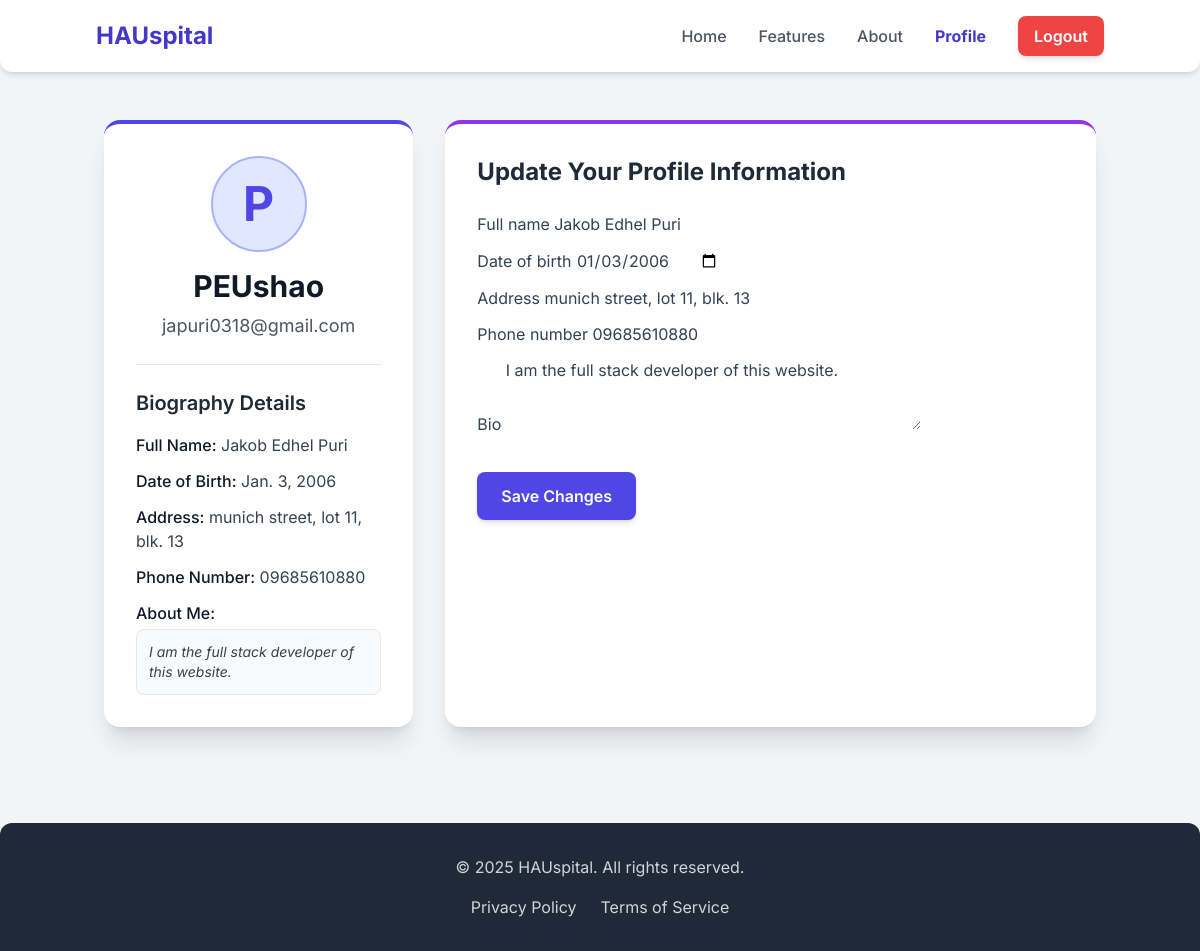
/accounts/profile/ (signed in), run on the app's committed database.
### users/models.py (models this page shows, shortened)
class Profile(models.Model):
    user = models.OneToOneField(User, on_delete=models.CASCADE)
    full_name = models.CharField(max_length=100, blank=True, null=True)
    date_of_birth = models.DateField(blank=True, null=True)
    address = models.CharField(max_length=255, blank=True, null=True)
    phone_number = models.CharField(max_length=20, blank=True, null=True)
    bio = models.TextField(blank=True, null=True)

### users/views.py (the view)
# urls.py: path('profile/', views.profile_dashboard, name='profile_dashboard'),
@login_required
def profile_dashboard(request):
    try:
        profile = request.user.profile
    except Profile.DoesNotExist:
        profile = Profile.objects.create(user=request.user)
        messages.info(request, "Your profile was just created. Please fill out your details.")
    if request.method == 'POST':
        form = ProfileUpdateForm(request.POST, instance=profile)
        if form.is_valid():
            form.save()
            messages.success(request, 'Your profile has been updated successfully!')
            return redirect('profile_dashboard')
        else:
            for field, errors in form.errors.items():
                for error in errors:
                    messages.error(request, f"Profile field '{field}': {error}")
    else:
        form = ProfileUpdateForm(instance=profile)
    context = {
        'user': request.user,
        'profile': profile,
        'form': form
    }
    return render(request, 'users/profile_dashboard.html', context)

### users/templates/users/profile_dashboard.html (shortened to what this page needs)
{% load static crispy_forms_tags %}
<!DOCTYPE html>
<html lang="en">
<head>
    <script src="https://cdn.tailwindcss.com"></script>
    <link rel="stylesheet" href="{% static 'css/style.css' %}">
</head>
<body class="antialiased">
    <nav class="bg-white shadow-md py-4 px-6 md:px-12 lg:px-24 rounded-b-xl">
        <div class="container mx-auto flex justify-between items-center">
            <a href="{% url 'home' %}" class="text-2xl font-bold text-indigo-700 hover:text-indigo-900 transition duration-300 ease-in-out">
                HAUspital
            </a>
            <div class="hidden md:flex space-x-8 items-center">
                <a href="{% url 'home' %}" class="text-gray-600 hover:text-indigo-700 font-medium transition duration-300 ease-in-out">Home</a>
                <a href="{% url 'features' %}" class="text-gray-600 hover:text-indigo-700 font-medium transition duration-300 ease-in-out">Features</a>
                <a href="{% url 'about' %}" class="text-gray-600 hover:text-indigo-700 font-medium transition duration-300 ease-in-out">About</a>
                <a href="{% url 'profile_dashboard' %}" class="text-indigo-700 hover:text-indigo-900 font-bold transition duration-300 ease-in-out">Profile</a>
                <form action="{% url 'logout' %}" method="post" class="inline">
                    <button type="submit" class="bg-red-500 text-white py-2 px-4 rounded-lg font-semibold hover:bg-red-600 transition duration-300 ease-in-out shadow-md">
                        Logout
                    </button>
                </form>
            </div>
        </div>
    </nav>
    <div class="container mx-auto py-12 px-4">
        <div class="grid grid-cols-1 lg:grid-cols-3 gap-8">
            <div class="lg:col-span-1 bg-white p-8 rounded-2xl shadow-xl border-t-4 border-indigo-600 h-fit">
                <div class="flex flex-col items-center mb-6">
                    <div class="w-24 h-24 rounded-full bg-indigo-100 flex items-center justify-center text-indigo-600 text-5xl font-bold mb-4 border-2 border-indigo-300">
                        {{ user.username.0|upper }}
                    </div>
                    <h2 class="text-3xl font-bold text-gray-900 mb-2">{{ user.username }}</h2>
                    <p class="text-gray-600 text-lg">{{ user.email }}</p>
                </div>
                <hr class="border-gray-200 my-6">
                <h3 class="text-xl font-semibold text-gray-800 mb-4">Biography Details</h3>
                <div class="space-y-3 text-gray-700">
                    <p><span class="font-medium text-gray-900">Full Name:</span> {{ profile.full_name|default:"Not provided" }}</p>
                    <p><span class="font-medium text-gray-900">Date of Birth:</span> {{ profile.date_of_birth|default:"Not provided" }}</p>
                    <p><span class="font-medium text-gray-900">Address:</span> {{ profile.address|default:"Not provided" }}</p>
                    <p><span class="font-medium text-gray-900">Phone Number:</span> {{ profile.phone_number|default:"Not provided" }}</p>
                    <div>
                        <span class="font-medium text-gray-900 block mb-1">About Me:</span>
                        <p class="bg-gray-50 p-3 rounded-lg border border-gray-200 text-sm italic">{{ profile.bio|default:"No biography provided yet." }}</p>
                    </div>
                </div>
            </div>
            <div class="lg:col-span-2 bg-white p-8 rounded-2xl shadow-xl border-t-4 border-purple-600">
                <h3 class="text-2xl font-bold text-gray-800 mb-6 text-center lg:text-left">Update Your Profile Information</h3>
                <form method="post">
                    {{ form|crispy }}
                    <button type="submit" class="w-full md:w-auto mt-6 bg-indigo-600 text-white py-3 px-6 rounded-lg font-semibold hover:bg-indigo-700 transition duration-300 ease-in-out shadow-md transform hover:scale-105">
                        Save Changes
                    </button>
                </form>
            </div>
        </div>
    </div>
    <footer class="bg-gray-800 text-gray-300 py-8 mt-12 rounded-t-xl">
        <div class="container mx-auto text-center px-4">
            <p>&copy; 2025 HAUspital. All rights reserved.</p>
            <div class="flex justify-center space-x-6 mt-4">
                <a href="#" class="hover:text-white transition duration-300 ease-in-out">Privacy Policy</a>
                <a href="#" class="hover:text-white transition duration-300 ease-in-out">Terms of Service</a>
            </div>
        </div>
    </footer>
</body>
</html>

### main/static/css/style.css (style rules this page uses)
body { font-family: 'Inter', sans-serif; background-color: #f8fafc; color: #334155; }

### users/templates/users/profile_dashboard.html (style rules this page uses)
body { font-family: "Inter", sans-serif; background-color: #f3f4f6; }

### data on the page
Profile: full_name "Jakob Edhel Puri", date_of_birth "Jan. 3, 2006", address "munich street, lot 11, blk. 13", phone_number "09685610880", bio "I am the full stack developer of this website.", date_of_birth "01/03/2006"

### other printed values
{{ user.username.0|upper }} "P"
{{ user.username }} "PEUshao"
{{ user.email }} "japuri0318@gmail.com"
